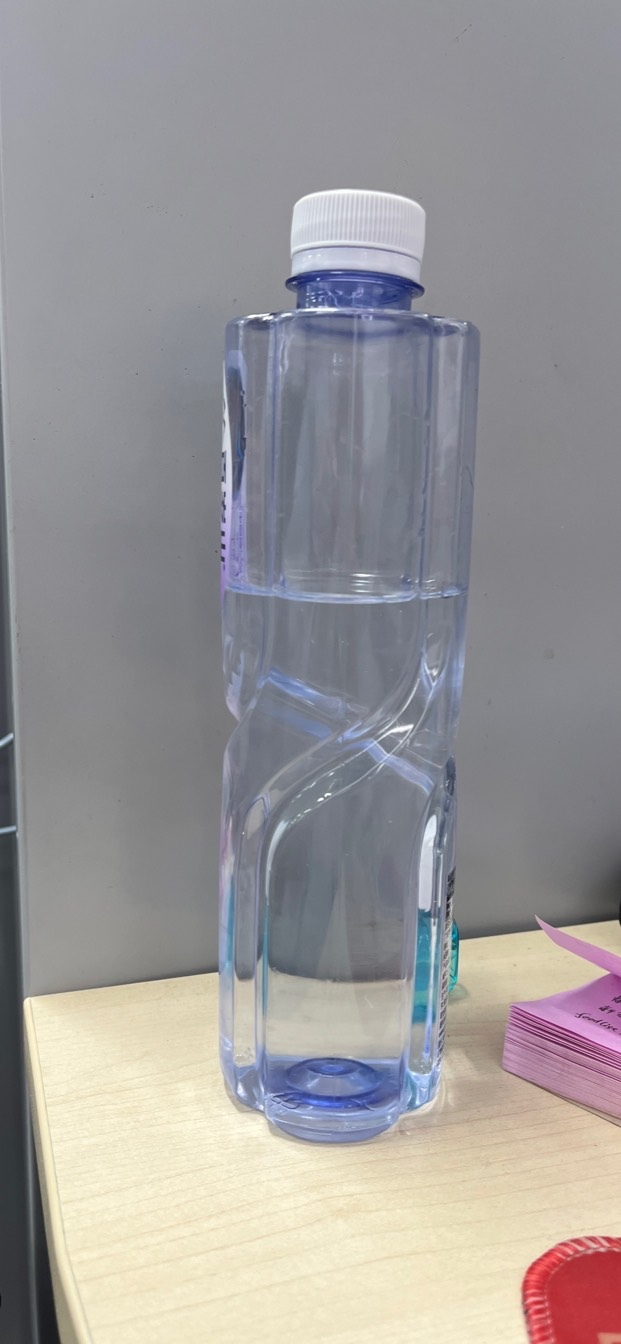
#> input picture data/half-bottle.jpg, 621 x 1344 px
$ python '查看色值.py'
#> lines starting #> are read from the running program, lines starting #| are printed output that depends on the picture; after the words box and inside, x2 and y2 are one past the last pixel; in counts of white or black regions, pixels touching at a corner belong together
import cv2 as cv
import numpy as np

"""
../data/half-bottle.jpg
shape= (1344, 621, 3)
此处色值为： [128 116 112]
此处色值为： [175 142 127]
此处色值为： [154 127 117]
"""

# height, width, channels = image.shape
image = cv.imread("../data/half-bottle.jpg")
#> image is the input picture: shape (1344, 621, 3); mean B, G, R 152.9, 151.9, 154.8
print("shape=", image.shape)
#| shape= (1344, 621, 3)
# hsv = cv.cvtColor(image, cv.COLOR_BGR2HSV)
# 水位线以上部分
x, y, h, w = 310, 520, 20, 20
print("此处色值为：", image[y,x])
#| 此处色值为： [128 116 112]
color = (255, 0, 0)
cv.rectangle(image, (x, y), (x+h, y+w), color, 2)
#> image: shape (1344, 621, 3); 0.03% of pixels changed, all inside (x1, y1, x2, y2) = (309, 519, 332, 542)

# 水位线
x, y, h, w = 310, 597, 20, 20
print("此处色值为：", image[y,x])
#| 此处色值为： [175 142 127]
color = (0, 255, 0)
cv.rectangle(image, (x, y), (x+h, y+w), color, 2)
#> image: shape (1344, 621, 3); mean B, G, R 152.9, 151.9, 154.8

# 水位线以下部分
x, y, h, w = 310, 720, 20, 20
print("此处色值为：", image[y,x])
#| 此处色值为： [154 127 117]
color = (0, 0, 255)
cv.rectangle(image, (x, y), (x+h, y+w), color, 2)
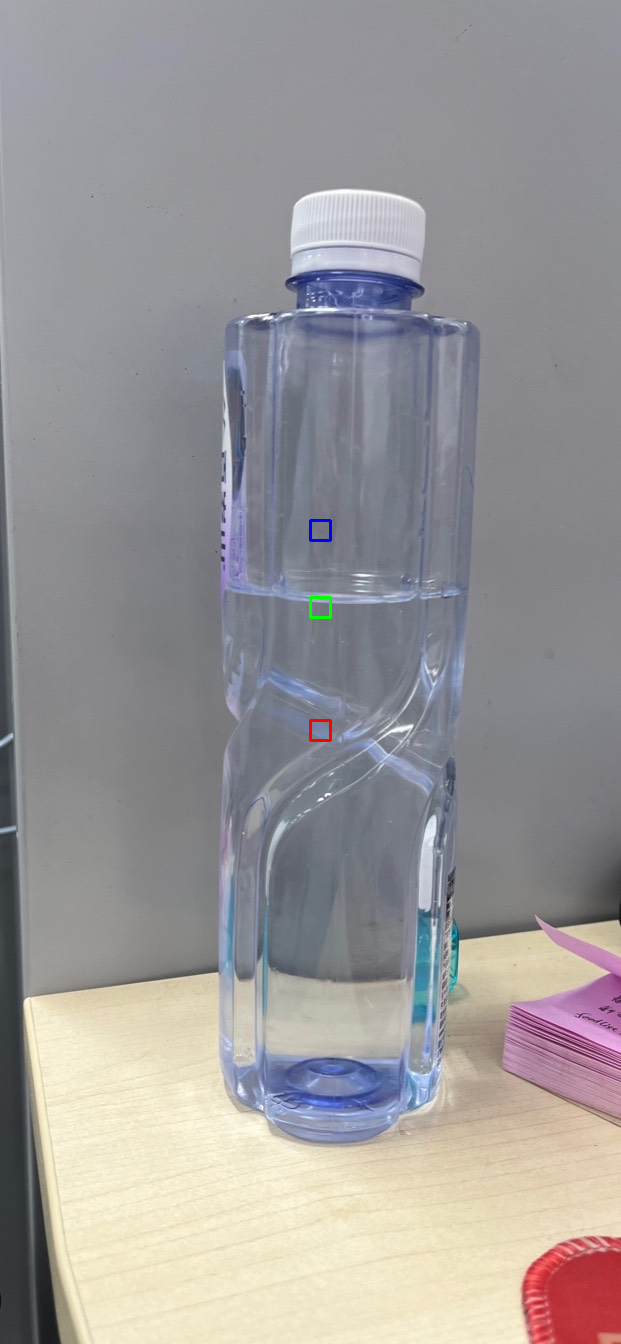
#> image: shape (1344, 621, 3); mean B, G, R 152.8, 151.8, 154.8

cv.imshow("image", image)
cv.waitKey(0)
cv.destroyAllWindows()
